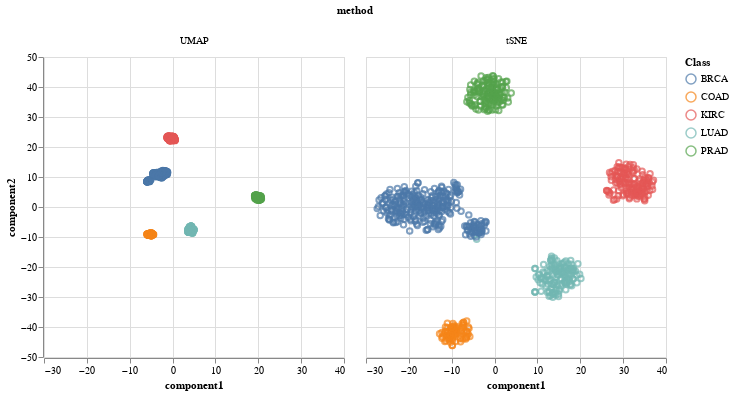

The cell this chart's notebook holds for it:
### Code cell
alt.Chart(
    pl.concat(
        (
            gexp_umap.with_columns(method=pl.lit("UMAP")),
            gexp_tsne.with_columns(method=pl.lit("tSNE")),
        )
    )
).mark_point(
).encode(
    alt.X("component1"), 
    alt.Y("component2"),
    alt.Color("Class"),
    alt.Column("method")
)

### Figure 1 — Vega-Lite specification as saved in the notebook (floating-point values rounded to 4 significant figures; data arrays with more than 128 entries replaced by an {"elided": "..."} marker saying what was removed)
{"config": {"view": {"continuousWidth": 300, "continuousHeight": 300}}, "data": {"name": "data-cc834400ae6e516729fcb81cb419607f"}, "mark": {"type": "point"}, "encoding": {"color": {"field": "Class", "type": "nominal"}, "column": {"field": "method", "type": "nominal"}, "x": {"field": "component1", "type": "quantitative"}, "y": {"field": "component2", "type": "quantitative"}}, "$schema": "https://vega.github.io/schema/vega-lite/v5.20.1.json", "datasets": {"data-cc834400ae6e516729fcb81cb419607f": {"elided": "1602 records"}}}
